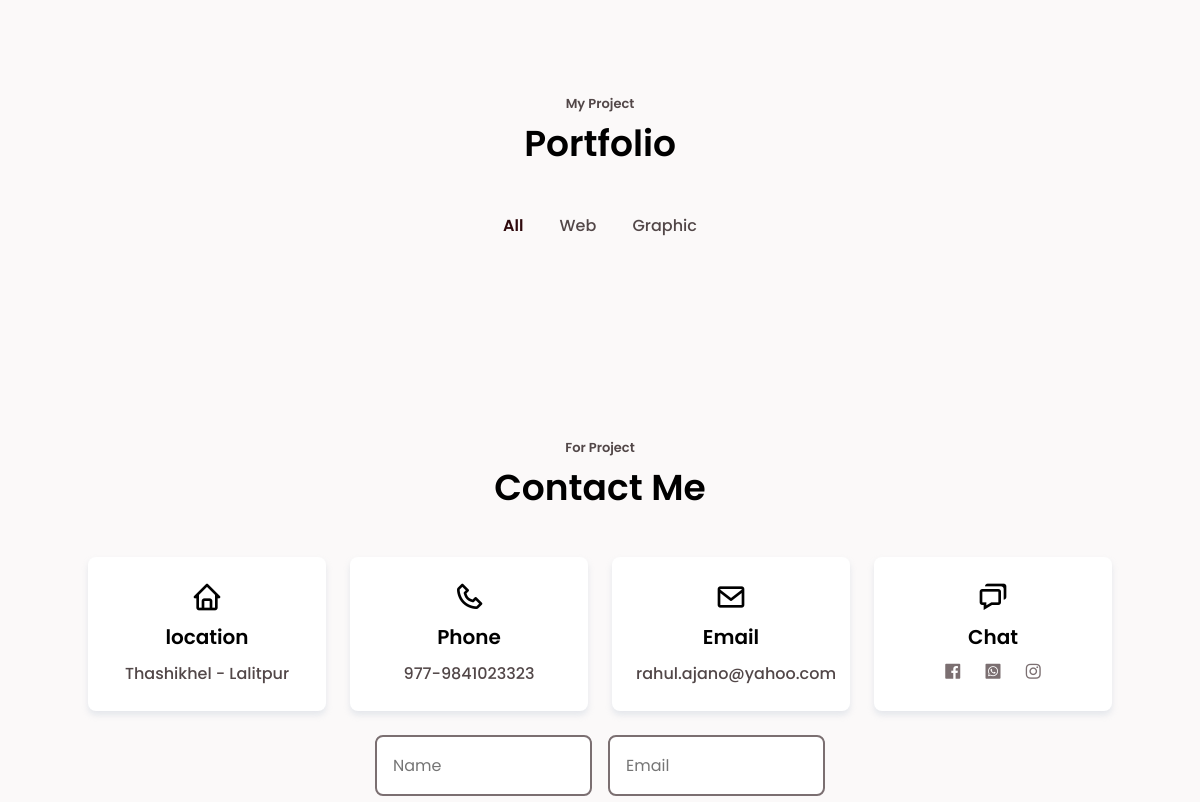
Before: / (middle part) with the older database file.
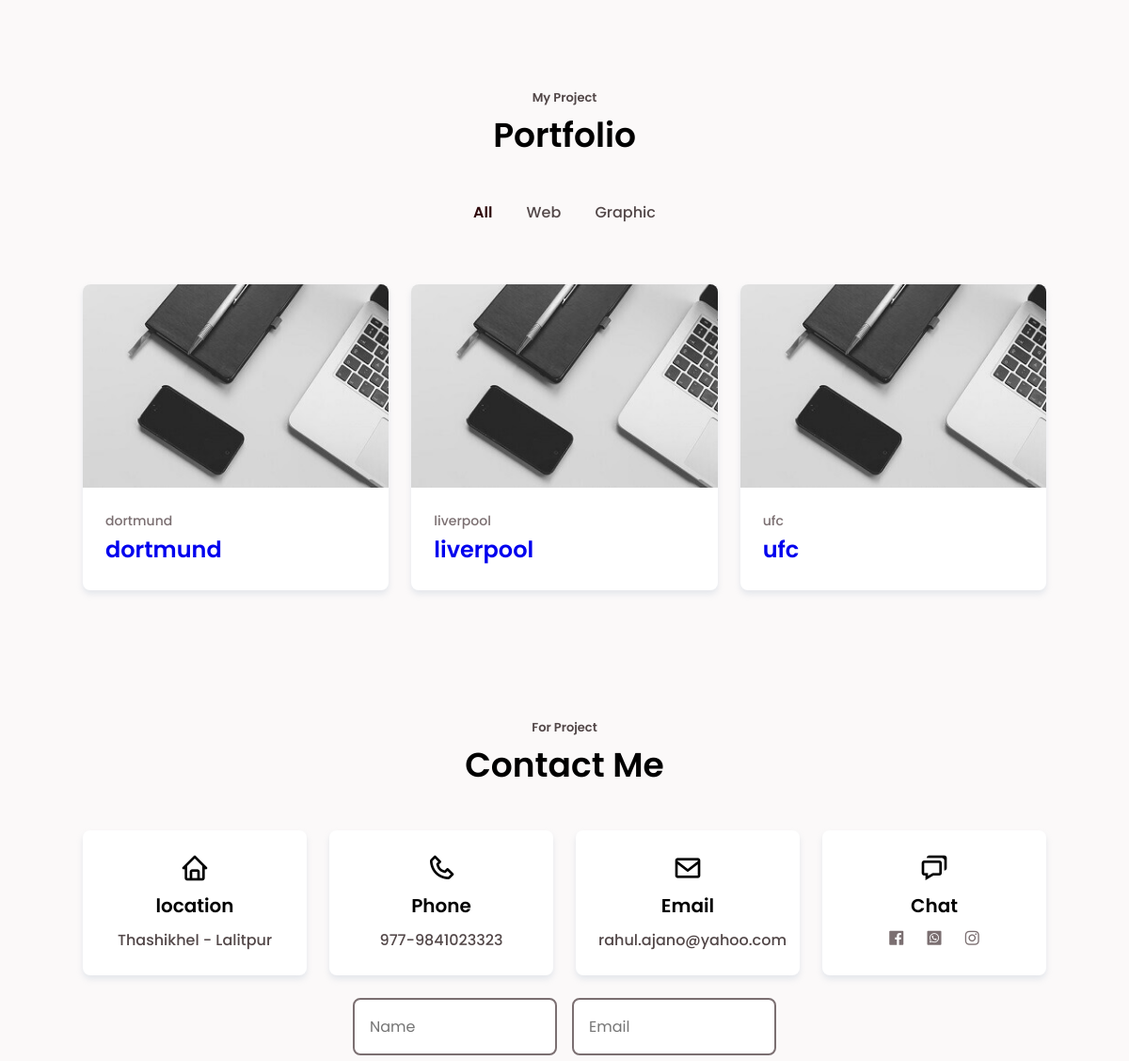
After: the same page with the newer database file.
### front/models.py (models this page shows, shortened)
class Category(models.Model):
    name = models.CharField(max_length=200)
    slug = models.SlugField(max_length=100,unique=True)
    pub_date = models.DateTimeField('date published')

class Portfolio(models.Model):
    portfolio_name = models.ForeignKey(Category, on_delete=models.CASCADE)
    portfolio_title = models.CharField(max_length=100)
    portfolio_subtitle = models.CharField(max_length=100)
    portfolio_image = models.ImageField(upload_to = 'pics')
    portfolio_detail = models.TextField(max_length=500)
    featured = models.BooleanField()

### front/views.py (the view)
# urls.py: path('', views.index, name='index'),
def index(request):
    aboutset = About.objects.all()
    categories = Category.objects.all()
    portfolio=Portfolio.objects.all()
    context = {
        'aboutset':aboutset,
        'categories':categories,
        'portfolio':portfolio,
    }
    return render(request, 'index.html',context)

### templates/index.html (shortened to what this page needs)
{% load static %}
<html lang="en">
<head>
    <link rel="stylesheet" href="{% static 'css/swiper-bundle.min.css'%}">
    <link rel="stylesheet" href="{% static 'css/urstyle.css' %}">
    <link href='https://unpkg.com/boxicons@2.0.7/css/boxicons.min.css' rel='stylesheet'>
</head>
<body>
<section class="project section bd-container">
</section>
<section class="portfolio section bd-container" id="portfolio">
    <span class="section-subtitle">My Project</span>
    <h2 class="section-title">Portfolio</h2>
    <div class="portfolio__nav">
        <span class="portfolio__item active-portfolio" data-filter= ".all">All</span>
        {% for c in categories %}
        <span class="portfolio__item" data-filter= ".{{c.name}}">{{c.name}}</span>
        {% endfor %}
    </div>
    <div class="portfolio__container bd-grid">
        {% for p in portfolio %}
        <div class="portfolio__content mix {{p.portfolio_name.name}} all">
            <a href="#"><img src="{% static 'img/work1.jpg' %}" alt="" class="portfolio__img"></a>
            <div class="portfolio__data">
                <span class="portfolio__subtitle">{{p.portfolio_title}}</span>
                <a href="#"><h2 class="portfolio__title">{{p.portfolio_subtitle}}</h2></a>
            </div>
        </div>
        {% endfor %}
    </div>
</section>
<section class="contact section bd-container" id="contact">
    <span class="section-subtitle">For Project</span>
    <h2 class="section-title">Contact Me</h2>
    <div class="contact__container bd-grid">
        <div class="contact__content bd-grid">
            <div class="contact__box">
                <i class='bx bx-home contact__icon'></i>
                <h3 class="contact__title">location</h3>
                <span class="contact_description">Thashikhel - Lalitpur</span>
            </div>
            <div class="contact__box">
                <i class='bx bx-phone contact__icon'></i>
                <h3 class="contact__title">Phone</h3>
                <span class="contact_description">977-9841023323 </span>
            </div>
            <div class="contact__box">
                <i class='bx bx-envelope contact__icon'></i>
                <h3 class="contact__title">Email</h3>
                <span class="contact_description">rahul.ajano@yahoo.com</span>
            </div>
            <div class="contact__box">
                <i class='bx bx-chat contact__icon'></i>
                <h3 class="contact__title">Chat</h3>
                <div>
                    <a href="#" class="contact__social"><i class='bx bxl-facebook-square'></i></a>
                    <a href="#" class="contact__social"><i class='bx bxl-whatsapp-square'></i></a>
                    <a href="#" class="contact__social"><i class='bx bxl-instagram'></i></a>
                </div>
            </div>
        </div>
        <form action="" class="contact__form">
            <div class="contact__inputs">
                <input type="text" placeholder="Name" class="contact__input">
                <input type="email" placeholder="Email" class="contact__input">
            </div>
        </form>
    </div>
</section>
</body>
</html>

### static/css/urstyle.css (style rules this page uses)
:root { --header-height: 3rem; --first-color: #000000; --first-color-dark: #2f0a0d; --text-color: #524748; --first-color-light: #7b6f71; --first-color-lighten: #fbf9f9; --body-font: 'Poppins', sans-serif; --biggest-font-size: 2.5rem; --h1-font-size: 1.5rem; --h2-font-size: 1.25rem; --h3-font-size: 1.125rem; --normal-font-size: 0.938rem; --small-font-size: 0.813rem; --smaller-font-size: 0.75rem; --font-medium: 500; --font-semi-bold: 600; --font-bold: 700; --mb-1: 0.5rem; --mb-2: 1rem; --mb-3: 1.5rem; --mb-4: 2rem; --mb-5: 2.5rem; --mb-6: 3rem; --z-normal: 1; --z-tooltip: 10; --z-fixed: 100; }
@media screen and (min-width: 768px) { :root { --biggest-font-size: 4.5rem; --h1-font-size: 2.25rem; --h2-font-size: 1.5rem; --h3-font-size: 1.25rem; --normal-font-size: 1rem; --small-font-size: 0.875rem; --smaller-font-size: 0.813rem; } }
html { scroll-behavior: smooth; }
body { margin: var(--header-height) 0 0 0; font-family: var(--body-font); font-size: var(--normal-font-size); font-weight: var(--font-medium); background-color: var(--first-color-lighten); color: var(--text-color); line-height: 1.6; }
h1, h2, h3, ul, p { margin: 0; }
h2, h3 { font-weight: var(--font-semi-bold); }
a { text-decoration: none; }
img { max-width: 100%; height: auto; display: block; }
.section { padding: 4rem 0 2rem; }
.section-title, .section-subtitle { text-align: center; }
.section-title { font-size: var(--h1-font-size); color: var(--first-color); margin-bottom: var(--mb-3); }
.section-subtitle { display: block; font-size: var(--smaller-font-size); font-weight: var(--font-semi-bold); }
.bd-container { max-width: 1024px; width: calc(100% - 2rem); margin-left: var(--mb-2); margin-right: var(--mb-2); }
.bd-grid { display: grid; gap: 1.5rem; }
.portfolio__nav { text-align: center; margin-bottom: var(--mb-3); }
.portfolio__item { margin: 0 var(--mb-2); cursor: pointer; }
.portfolio__content { background-color: #fff; border-radius: 0.5rem; overflow: hidden; box-shadow: 0 4px 6px rgba(174, 190, 205, 0.3); }
.portfolio__img { width: 100%; transition: 0.4s; }
.portfolio__data { padding: 1.5rem; }
.portfolio__subtitle { font-size: var(--small-font-size); color: var(--first-color-light); }
.active-portfolio { color: var(--first-color-dark); font-weight: var(--font-semi-bold); }
.contact__content { grid-template-columns: repeat(auto-fit, minmax(220px, 1fr)); }
.contact__box { background-color: #fff; border-radius: 0.5rem; padding: 1.5rem; text-align: center; box-shadow: 0 4px 6px rgba(174, 190, 205, 0.3) }
.contact__icon, .contact__title { color: var(--first-color); }
.contact__icon { font-size: 2rem; }
.contact__title { font-size: var(--h3-font-size); margin: var(--mb-1) 0; }
.contact__social { color: var(--first-color-light); font-size: 1.25rem; margin: 0 var(--mb-1); }
.contact__inputs { display: grid; grid-template-columns: repeat(2,1fr); column-gap: 1rem; }
.contact__input, .contact__button { outline: none; font-family: var(--body-font); font-size: var(--normal-font-size); }
.contact__input { width: 100%; padding: 1rem; border: 2px solid var(--first-color-light); color: var(--first-color); border-radius: .5rem; margin-bottom: var(--mb-1); }
.contact::placeholder { color: var(--first-color-light); font-family: var(--body-font); font-weight: var(--font-semi-bold); }
@media screen and (min-width: 576px) { .about__container, .qualification__container, .services__container, .portfolio__container { grid-template-columns: repeat(2,1fr); } }
@media screen and (min-width: 576px) { .contact__form { width: 450px; justify-self: center; } }
@media screen and (min-width: 768px) { body { margin: 0; } }
@media screen and (min-width: 768px) { .section { padding-top: 4rem; } }
@media screen and (min-width: 768px) { .section-title { margin-bottom: var(--mb-5); } }
@media screen and (min-width: 768px) { .services__container, .portfolio__container { grid-template-columns: repeat(3,1fr); } }
@media screen and (min-width: 768px) { .portfolio__container { padding: 2.5rem 0; } }
@media screen and (min-width: 1024px) { .bd-container { margin-left: auto; margin-right: auto; } }

Changed rows visible on the page:
added Portfolio: portfolio_title "dortmund", portfolio_subtitle "dortmund"
added Portfolio: portfolio_title "liverpool", portfolio_subtitle "liverpool"
added Portfolio: portfolio_title "ufc", portfolio_subtitle "ufc"
